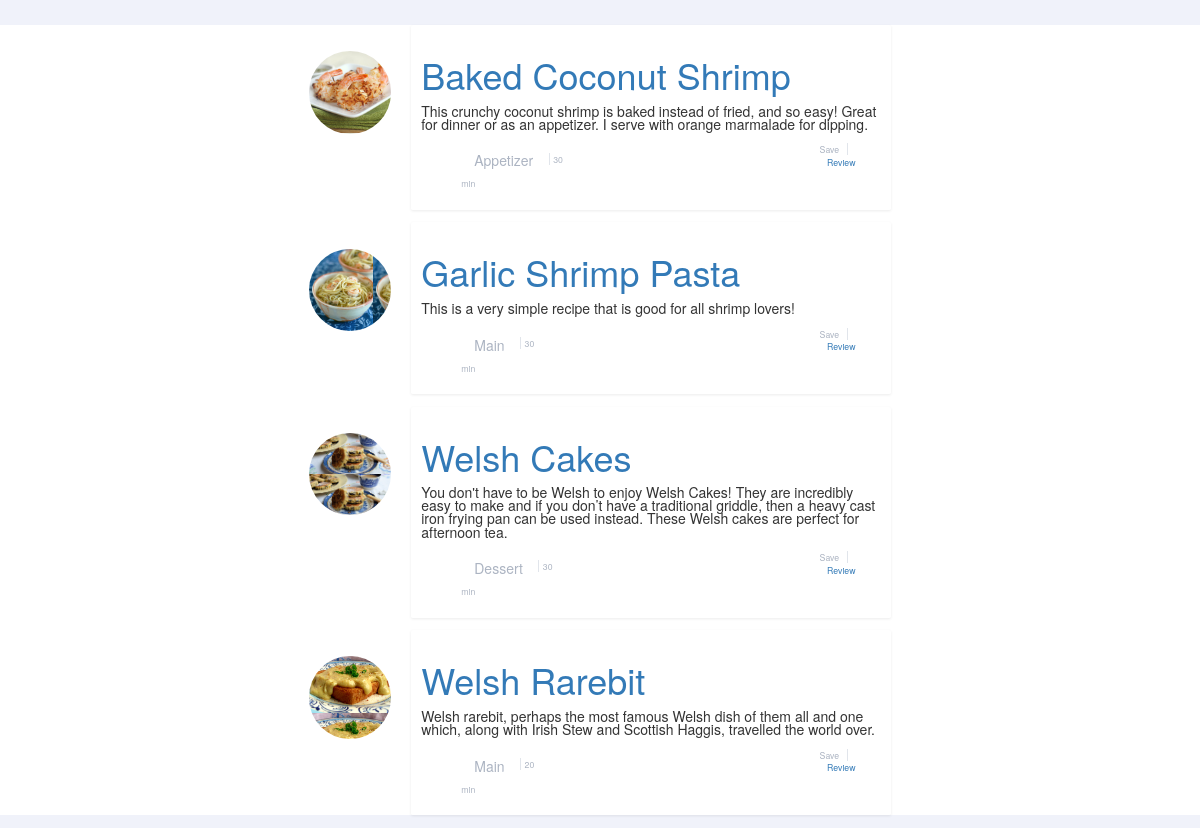
Before: /recipes/ with the older database file.
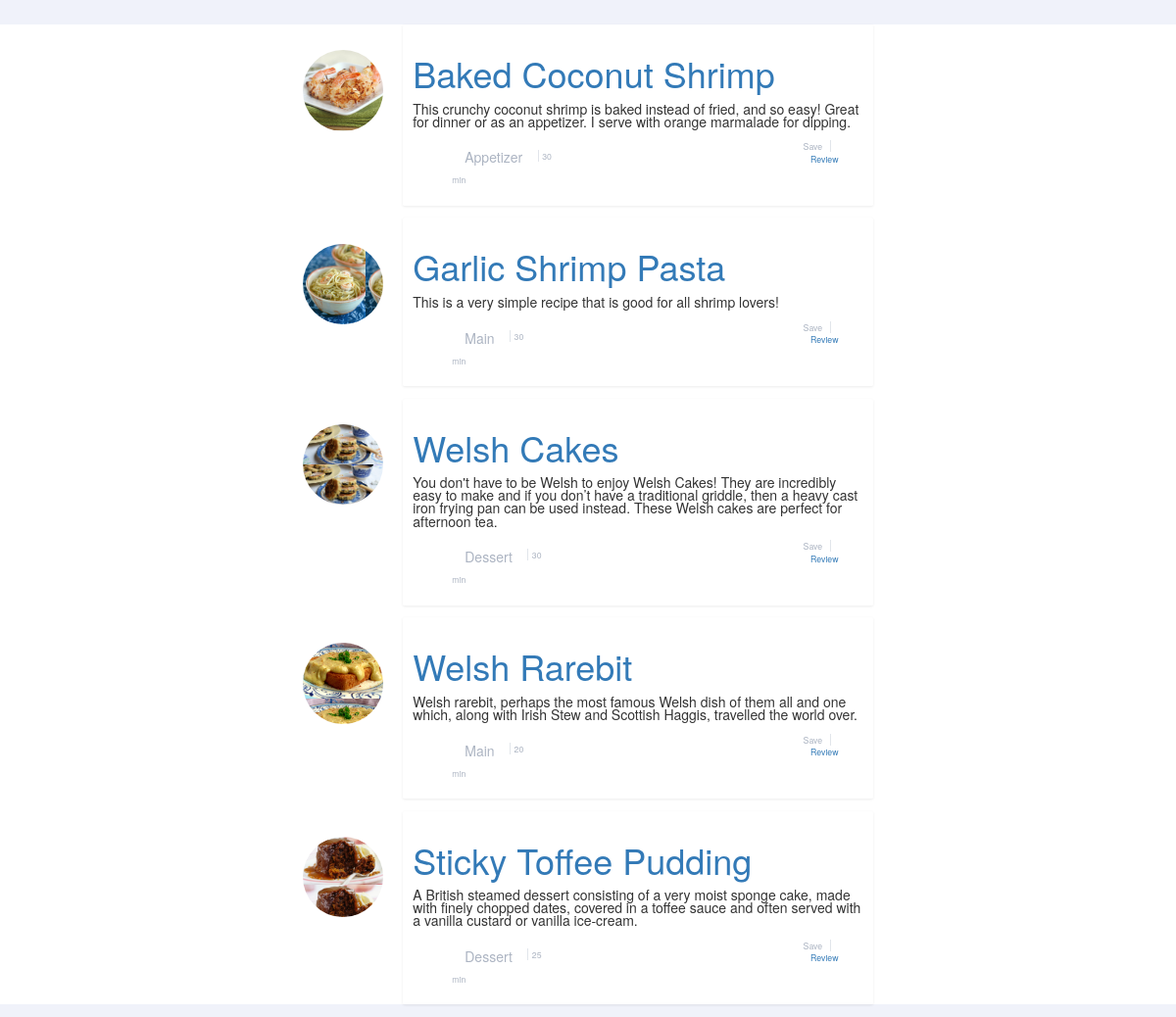
After: the same page with the newer database file.
### recipes/models.py (models this page shows, shortened)
class Recipe(models.Model):
	APPETIZER = "AT"
	MAIN = "MN"
	DESSERT = "DS"
	MEAL_CHOICES = ((MAIN, "Main"), (DESSERT, "Dessert"), (APPETIZER, "Appetizer"))
	name = models.CharField(max_length=100, blank=False)
	image = models.ImageField(blank=False, default="http://ba3d96e768581514f6ec-e6b856593874a8f38a8aa2d89e1f03ce.r54.cf2.rackcdn.com/default_food_large.jpg")
	description = models.CharField(max_length=800, blank=False, default="")
	ingredients = models.CharField(max_length=800, blank=False, default="")
	time = models.IntegerField(default=0, validators=[MaxValueValidator(600), MinValueValidator(0)])
	meal = models.CharField(max_length=2, choices=MEAL_CHOICES, default=MAIN)
	def get_time_str(self):
		time = float(self.time)
		if float(self.time) > 60.0:
			return "{} hr {} min".format(int(time // 60), int(time % 60))
		return "{} min".format(int(time))

### recipes/views.py (the view)
# urls.py: url(r'^recipes/$', index_view, name='index'),
def index_view(request):
    recipes = Recipe.objects.all()
    if 'reset' in request.GET:
        if 'sortfilt' in request.session:
            request.session.pop('sortfilt')
        return redirect(reverse('index'))
    settings = request.session.get('sortfilt', {})
    search_form = MainForm(request.GET)
    if search_form.is_valid():
        pass
    search_string = search_form.cleaned_data.get('recipe_search', None)
    if search_string:
        recipes = recipes.filter(name__icontains=search_string)
        settings['recipe_search'] = search_string
    elif 'recipe_search' in settings:
        val = settings.get('recipe_search')
        recipes = recipes.filter(name__icontains=val)
        fromsettings = True
    return render(request, "recipes/index.html", {'recipes':recipes, 'search_form':MainForm(initial=search_form.cleaned_data)})

### recipes/templates/recipes/index.html
{% extends "base.html" %}
{% block main %}
<div class="recipe-list">
	{% for recipe in recipes %}
		<div class="recipe">
			<div class="image">
				<div class="avatar" style="background-image: url('{{ recipe.image.url }}')"></div>
			</div>
			<div class="recipe-block">
				<a href="{% url 'details' recipe.id %}"><h1>{{ recipe.name }}</h1></a>
				<p class="recipe-description"> {{ recipe.description|truncatewords:100 }}</p>
					<div class="other-stuff">
					    <ul class="meal-time">
					       <li class="meal">
							{% if recipe.meal == 'MN'%}
								<div type="button" class="btn btn-primary-outline">Main</div>
							{% elif recipe.meal == 'DS' %}
								<div type="button" class="btn btn-success-outline">Dessert</div>
							{% else %}
								<div type="button" class="btn btn-info-outline" nohover>Appetizer</div>
							{% endif %}
							</li>
							<li class="time">{{ recipe.get_time_str }}</li>
					    </ul>
						<ul class="recipe-actions">
							<li class="save-recipe">Save</li>
							<li class="review"><a href="{% url 'review' recipe.id %}">Review</a></li>
						</ul>
					</div>
				</div>
			</div>
    {% endfor %}
</div>
{% endblock main %}

Changed rows visible on the page:
added Recipe: image (picture), name "Sticky Toffee Pudding", description "A British steamed dessert consisting of a very moist sponge cake, made with finely chopped dates, covered in a toffee sauce and often served with a vanilla custard or vanilla ice-cream.", meal "Dessert", get_time_str "25 min"
